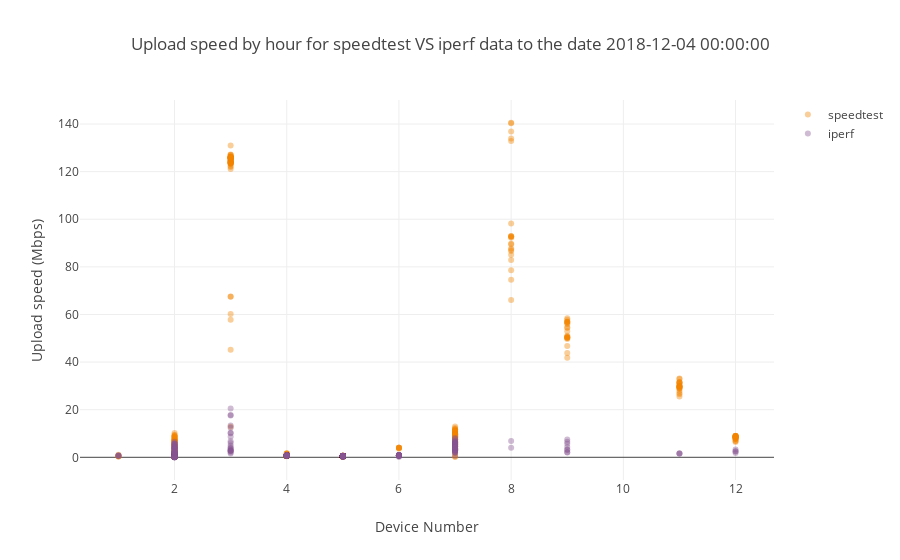

The cell this chart's notebook holds for it:
### Code cell
t="Upload speed by hour for speedtest VS iperf data"+title_tail
scatterplot_2groups(title=t,dataframe1=upload_df1,dataframe2=upload_df2,
                    plot_value="UPLOAD",ytitle="Upload speed (Mbps)")

### Figure 1 — Plotly figure (JSON) as saved in the notebook; plotly's stock layout.template omitted (floating-point values rounded to 4 significant figures; data arrays with more than 128 entries replaced by an {"elided": "..."} marker saying what was removed)
{"data": [{"marker": {"color": "#F38400", "opacity": 0.4}, "mode": "markers", "name": "speedtest", "type": "scatter", "uid": "927f9876-3123-405a-bc28-6ffc95fa56b0", "x": {"elided": "882 int values"}, "y": {"elided": "882 float values"}}, {"marker": {"color": "#875692", "opacity": 0.4}, "mode": "markers", "name": "iperf", "type": "scatter", "uid": "6b994007-4401-4157-97b6-9c4491d52a37", "x": {"elided": "376 int values"}, "y": {"elided": "376 float values"}}], "layout": {"title": {"text": "Upload speed by hour for speedtest VS iperf data to the date 2018-12-04 00:00:00"}, "xaxis": {"title": {"text": "Device Number"}}, "yaxis": {"title": {"text": "Upload speed (Mbps)"}}}}
